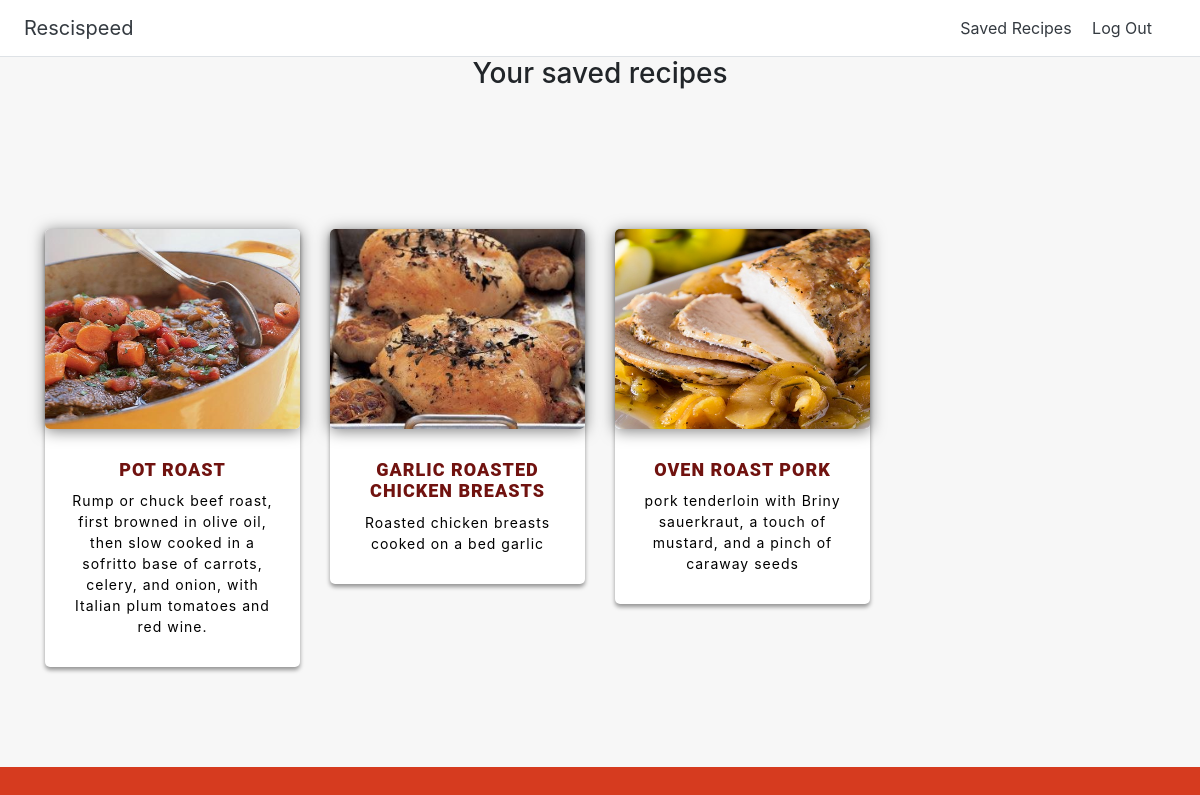
Page /saveduserrecipe/ (signed in) on the committed database.
### recipemaker/models.py (models this page shows)
class Recipes(models.Model):
    name = models.CharField(max_length=255)
    url = models.CharField(max_length=255)
    video = models.CharField(max_length=255)
    description = models.CharField(max_length=500)
    image = models.ImageField(upload_to='recipe/images', default='Null')

### recipemaker/views.py (the view)
# urls.py: path('saveduserrecipe/', views.saveduserrecipe, name='saveduserrecipe')
def saveduserrecipe(request):
    user = request.user
    number= 0
    recipes = SavedRecipe.objects.all().filter(userid=user)[:9]
    if recipes.count() >= 1:
        recipe1 = recipes[0].recipeid
    else:
        recipe1 = None
    if recipes.count() >= 2:
        recipe2 = recipes[1].recipeid
    else:
        recipe2 = None
    if recipes.count() >= 3:
        recipe3 = recipes[2].recipeid
    else:
        recipe3 = None
    if recipes.count() >= 4:
        recipe4 = recipes[3].recipeid
    else:
        recipe4 = None
    if recipes.count() >= 5:
        recipe5 = recipes[4].recipeid
    else:
        recipe5 = None
    if recipes.count() >= 6:
        recipe6 = recipes[5].recipeid
    else:
        recipe6 = None
    return render(request, 'recipemaker/saveduserrecipe.html', {'recipe1': recipe1, 'recipe2': recipe2, 'recipe3': recipe3} )

### recipemaker/templates/recipemaker/saveduserrecipe.html (shortened to what this page needs)
{%extends 'recipemaker/base.html' %}
{% load static %}
{% block content %}
<div id="cards_landscape_wrap-2">
    <h3>Your saved recipes</h3>
    <div class="container">
        <div class="row">
            {%if recipe1 != None%}
            <div class="col-xs-12 col-sm-6 col-md-3 col-lg-3">
                <a href="{% url recipe1.url %}">
                    <div class="card-flyer">
                        <div class="text-box">
                            <div class="image-box">
                                <img src="{{recipe1.image.url}}" alt="" />
                            </div>
                            <div class="text-container">
                            <h6>{{recipe1.name}}</h6>
                                <p>{{recipe1.description}}</p>
                            </div>
                        </div>
                    </div>
                </a>
            </div>
            {% endif %}
            {%if recipe2 != None%}
            <div class="col-xs-12 col-sm-6 col-md-3 col-lg-3">
                <a href="{% url recipe2.url %}">
                    <div class="card-flyer">
                        <div class="text-box">
                            <div class="image-box">
                                <img src="{{recipe2.image.url}}" alt="" />
                            </div>
                            <div class="text-container">
                                <h6>{{recipe2.name}}</h6>
                                <p>{{recipe2.description}}</p>
                            </div>
                        </div>
                    </div>
                </a>
            </div>
            {% endif %}
            {%if recipe3 != None%}
                <div class="col-xs-12 col-sm-6 col-md-3 col-lg-3">
                    <a href="{% url recipe3.url %}">
                        <div class="card-flyer">
                            <div class="text-box">
                                <div class="image-box">
                                    <img src="{{recipe3.image.url}}" alt="" />
                                </div>
                                <div class="text-container">
                                    <h6>{{recipe3.name}}</h6>
                                <p>{{recipe3.description}}</p>
                                </div>
                            </div>
                        </div>
                    </a>
                </div>
            {% endif %}
        </div>
    </div>
</div>
{%endblock%}

### recipemaker/templates/recipemaker/base.html (shortened to what this page needs)
<!doctype html>
<html lang="en">
{% load static %}
<head>
  <link rel="stylesheet" href="https://stackpath.bootstrapcdn.com/bootstrap/4.2.1/css/bootstrap.min.css">
  <link href="{% static 'style.css' %}" rel="stylesheet">
  <link rel="stylesheet" href="https://use.fontawesome.com/releases/v5.3.1/css/all.css">
</head>
<body>
  <div class="d-flex flex-column flex-md-row align-items-center p-3 px-md-4 bg-white border-bottom shadow-sm">
    <h5 class="my-0 mr-md-auto font-weight-normal"><a href="{% url 'home' %}" class="text-dark">Rescispeed</a></h5>
    <nav class="my-2 my-md-0 mr-md-3">
      {% if user.is_authenticated %}
      <a class="p-2 text-dark" href="{% url 'saveduserrecipe' %}">Saved Recipes</a>
      <a class="p-2 text-dark" href="{%url 'logout'%}">Log Out</a>
      {% else %}
      <a class="p-2 text-dark" href="{%url 'login'%}">Log In</a>
      {% endif %}
    </nav>
  </div>
  {% block content %}
  {% endblock %}
</body>
</html>

### recipemaker/static/style.css (style rules this page uses)
body { padding: 0; margin: 0; height: 100vh; width: 100%; background: #d63b1f; }
html { height: 100%; }
body { min-height: 100%; }
#cards_landscape_wrap-2 { text-align: center; background: #F7F7F7; }
#cards_landscape_wrap-2 .container { padding-top: 80px; padding-bottom: 100px; }
#cards_landscape_wrap-2 a { text-decoration: none; outline: none; }
#cards_landscape_wrap-2 .card-flyer { border-radius: 5px; }
#cards_landscape_wrap-2 .card-flyer .image-box { background: #ffffff; overflow: hidden; box-shadow: 0px 2px 15px rgba(0, 0, 0, 0.50); border-radius: 5px; }
#cards_landscape_wrap-2 .card-flyer .image-box img { -webkit-transition:all .9s ease; -moz-transition:all .9s ease; -o-transition:all .9s ease; -ms-transition:all .9s ease; width: 100%; height: 200px; }
#cards_landscape_wrap-2 .card-flyer .text-box { text-align: center; }
#cards_landscape_wrap-2 .card-flyer .text-box .text-container { padding: 30px 18px; }
#cards_landscape_wrap-2 .card-flyer { background: #FFFFFF; margin-top: 50px; -webkit-transition: all 0.2s ease-in; -moz-transition: all 0.2s ease-in; -ms-transition: all 0.2s ease-in; -o-transition: all 0.2s ease-in; transition: all 0.2s ease-in; box-shadow: 0px 3px 4px rgba(0, 0, 0, 0.40); }
#cards_landscape_wrap-2 .card-flyer .text-box p { margin-top: 10px; margin-bottom: 0px; padding-bottom: 0px; font-size: 14px; letter-spacing: 1px; color: #000000; }
#cards_landscape_wrap-2 .card-flyer .text-box h6 { margin-top: 0px; margin-bottom: 4px; font-size: 18px; font-weight: bold; text-transform: uppercase; font-family: 'Roboto Black', sans-serif; letter-spacing: 1px; color: #70120f; }

### rows in the picture
Recipes: image (picture), name "POT ROAST", description "Rump or chuck beef roast, first browned in olive oil, then slow cooked in a sofritto base of carrots, celery, and onion, with Italian plum tomatoes and red wine."
Recipes: image (picture), name "GARLIC ROASTED CHICKEN BREASTS", description "Roasted chicken breasts cooked on a bed garlic"
Recipes: image (picture), name "OVEN ROAST PORK", description "pork tenderloin with Briny sauerkraut, a touch of mustard, and a pinch of caraway seeds"
